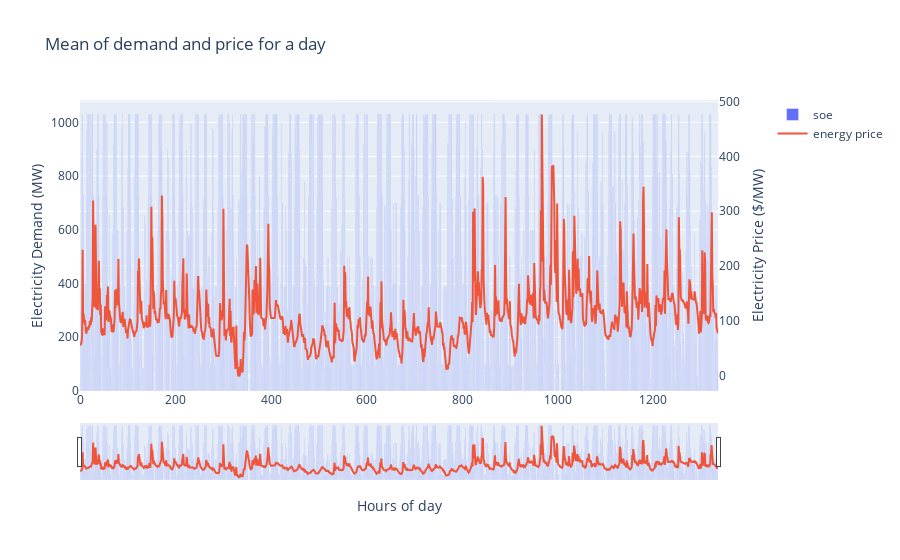

The cell this chart's notebook holds for it:
### Code cell
fig = make_subplots(specs=[[{"secondary_y": True}]])
fig.add_trace(go.Bar(x=results['timestamp'].index, y=results['soe'], name='soe'), secondary_y=False)
fig.add_trace(go.Scatter(x=results['timestamp'].index, y=results['en_price'], name='energy price'), secondary_y=True)

# Add figure title
fig.update_layout(
    title_text="Mean of demand and price for a day",
    xaxis_rangeslider_visible=True,
)

# Set x-axis title
fig.update_xaxes(title_text="Hours of day")

# Set y-axes titles
fig.update_yaxes(title_text="Electricity Demand (MW)", secondary_y=False)
fig.update_yaxes(title_text="Electricity Price ($/MW)", secondary_y=True)

fig.show()

### Figure 1 — Plotly figure (JSON) as saved in the notebook; plotly's stock layout.template omitted (floating-point values rounded to 4 significant figures; data arrays with more than 128 entries replaced by an {"elided": "..."} marker saying what was removed)
{"data": [{"name": "soe", "type": "bar", "x": {"elided": "1337 int values"}, "xaxis": "x", "y": {"elided": "1337 float values"}, "yaxis": "y"}, {"name": "energy price", "type": "scatter", "x": {"elided": "1337 int values"}, "xaxis": "x", "y": {"elided": "1337 float values"}, "yaxis": "y2"}], "layout": {"title": {"text": "Mean of demand and price for a day"}, "xaxis": {"anchor": "y", "domain": [0, 0.94], "rangeslider": {"visible": true}, "title": {"text": "Hours of day"}}, "yaxis": {"anchor": "x", "domain": [0, 1], "title": {"text": "Electricity Demand (MW)"}}, "yaxis2": {"anchor": "x", "overlaying": "y", "side": "right", "title": {"text": "Electricity Price ($/MW)"}}}}
